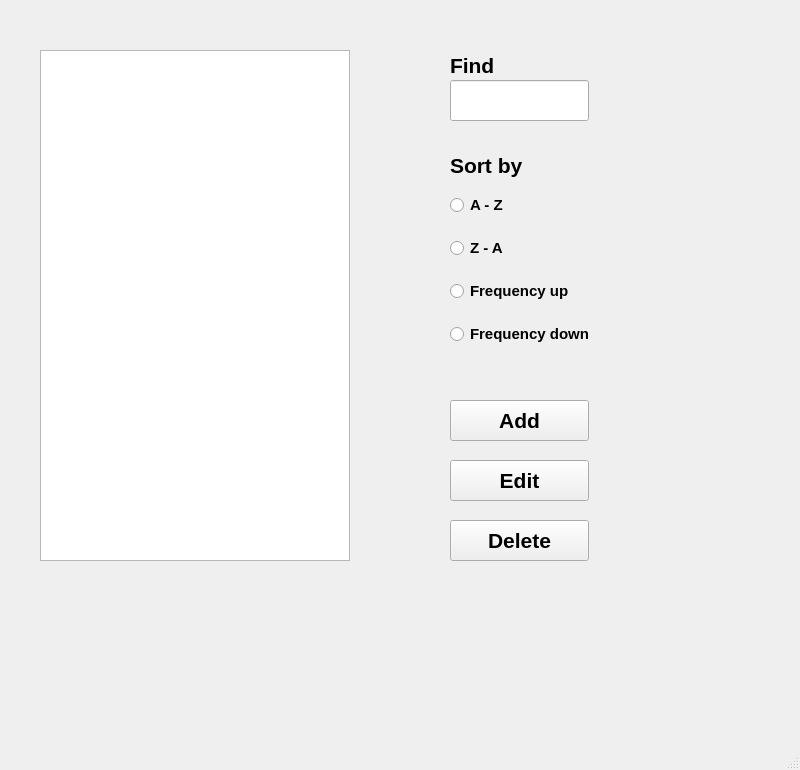
<?xml version="1.0" encoding="UTF-8"?>
<ui version="4.0">
 <class>MainWindow</class>
 <widget class="QMainWindow" name="MainWindow">
  <property name="geometry">
   <rect>
    <x>0</x>
    <y>0</y>
    <width>800</width>
    <height>770</height>
   </rect>
  </property>
  <property name="windowTitle">
   <string>MainWindow</string>
  </property>
  <widget class="QWidget" name="centralwidget">
   <widget class="QListWidget" name="listWidget">
    <property name="geometry">
     <rect>
      <x>40</x>
      <y>50</y>
      <width>310</width>
      <height>511</height>
     </rect>
    </property>
   </widget>
   <widget class="QPushButton" name="pushButton">
    <property name="geometry">
     <rect>
      <x>450</x>
      <y>400</y>
      <width>139</width>
      <height>41</height>
     </rect>
    </property>
    <property name="font">
     <font>
      <pointsize>16</pointsize>
      <bold>true</bold>
     </font>
    </property>
    <property name="text">
     <string>Add</string>
    </property>
   </widget>
   <widget class="QPushButton" name="pushButton_2">
    <property name="geometry">
     <rect>
      <x>450</x>
      <y>460</y>
      <width>139</width>
      <height>41</height>
     </rect>
    </property>
    <property name="font">
     <font>
      <pointsize>16</pointsize>
      <bold>true</bold>
     </font>
    </property>
    <property name="text">
     <string>Edit</string>
    </property>
   </widget>
   <widget class="QPushButton" name="pushButton_3">
    <property name="geometry">
     <rect>
      <x>450</x>
      <y>520</y>
      <width>139</width>
      <height>41</height>
     </rect>
    </property>
    <property name="font">
     <font>
      <pointsize>16</pointsize>
      <bold>true</bold>
     </font>
    </property>
    <property name="text">
     <string>Delete</string>
    </property>
   </widget>
   <widget class="QLabel" name="label">
    <property name="geometry">
     <rect>
      <x>450</x>
      <y>150</y>
      <width>141</width>
      <height>31</height>
     </rect>
    </property>
    <property name="font">
     <font>
      <pointsize>16</pointsize>
      <bold>true</bold>
     </font>
    </property>
    <property name="text">
     <string>Sort by</string>
    </property>
   </widget>
   <widget class="QLineEdit" name="lineEdit">
    <property name="geometry">
     <rect>
      <x>450</x>
      <y>80</y>
      <width>139</width>
      <height>41</height>
     </rect>
    </property>
    <property name="font">
     <font>
      <pointsize>16</pointsize>
      <bold>true</bold>
     </font>
    </property>
   </widget>
   <widget class="QLabel" name="label_2">
    <property name="geometry">
     <rect>
      <x>450</x>
      <y>50</y>
      <width>139</width>
      <height>31</height>
     </rect>
    </property>
    <property name="font">
     <font>
      <pointsize>16</pointsize>
      <bold>true</bold>
     </font>
    </property>
    <property name="text">
     <string>Find</string>
    </property>
   </widget>
   <widget class="QWidget" name="">
    <property name="geometry">
     <rect>
      <x>450</x>
      <y>180</y>
      <width>141</width>
      <height>181</height>
     </rect>
    </property>
    <property name="font">
     <font>
      <pointsize>16</pointsize>
      <bold>true</bold>
     </font>
    </property>
    <layout class="QVBoxLayout" name="verticalLayout">
     <item>
      <widget class="QRadioButton" name="radioButton">
       <property name="font">
        <font>
         <pointsize>11</pointsize>
         <bold>true</bold>
        </font>
       </property>
       <property name="text">
        <string>A - Z</string>
       </property>
      </widget>
     </item>
     <item>
      <widget class="QRadioButton" name="radioButton_2">
       <property name="font">
        <font>
         <pointsize>11</pointsize>
         <bold>true</bold>
        </font>
       </property>
       <property name="text">
        <string>Z - A</string>
       </property>
      </widget>
     </item>
     <item>
      <widget class="QRadioButton" name="radioButton_3">
       <property name="font">
        <font>
         <pointsize>11</pointsize>
         <bold>true</bold>
        </font>
       </property>
       <property name="text">
        <string>Frequency up</string>
       </property>
      </widget>
     </item>
     <item>
      <widget class="QRadioButton" name="radioButton_4">
       <property name="font">
        <font>
         <pointsize>11</pointsize>
         <bold>true</bold>
        </font>
       </property>
       <property name="text">
        <string>Frequency down</string>
       </property>
      </widget>
     </item>
    </layout>
   </widget>
  </widget>
  <widget class="QMenuBar" name="menubar">
   <property name="geometry">
    <rect>
     <x>0</x>
     <y>0</y>
     <width>800</width>
     <height>21</height>
    </rect>
   </property>
  </widget>
  <widget class="QStatusBar" name="statusbar"/>
 </widget>
 <resources/>
 <connections/>
</ui>
